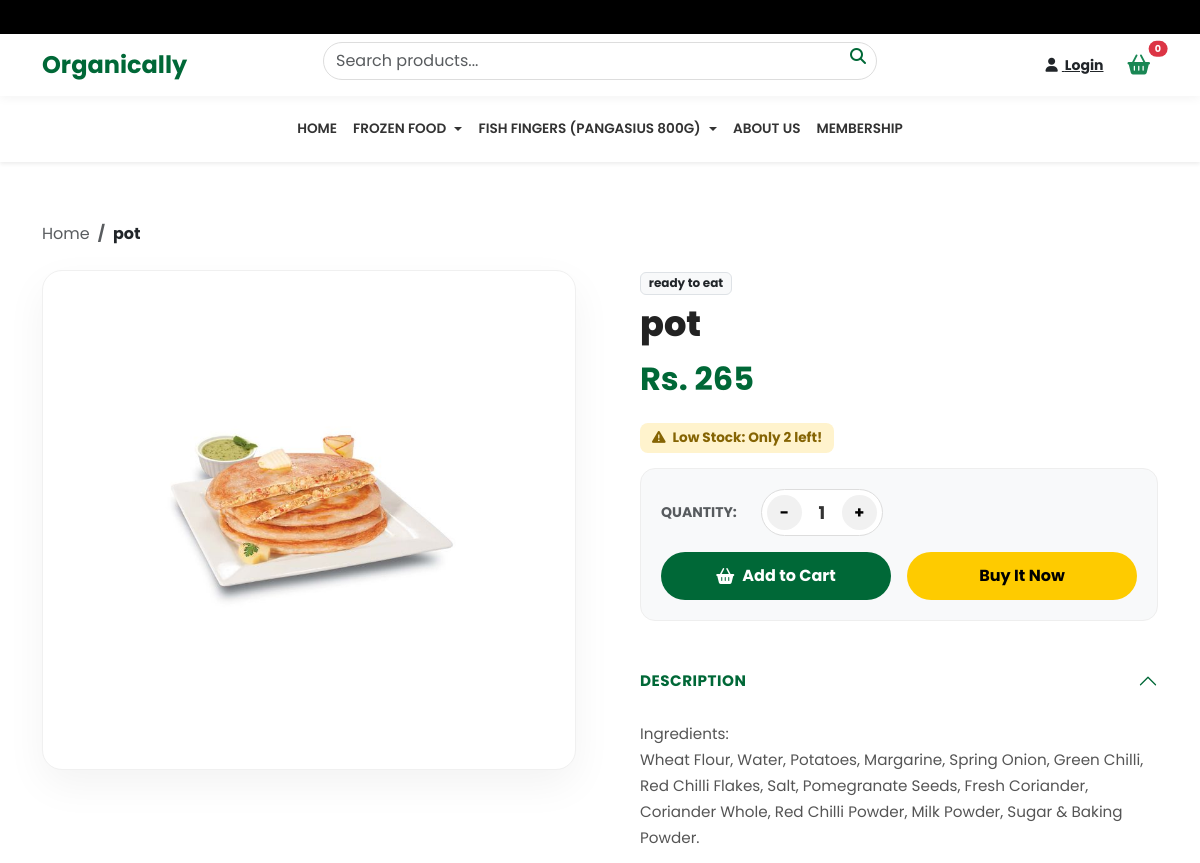
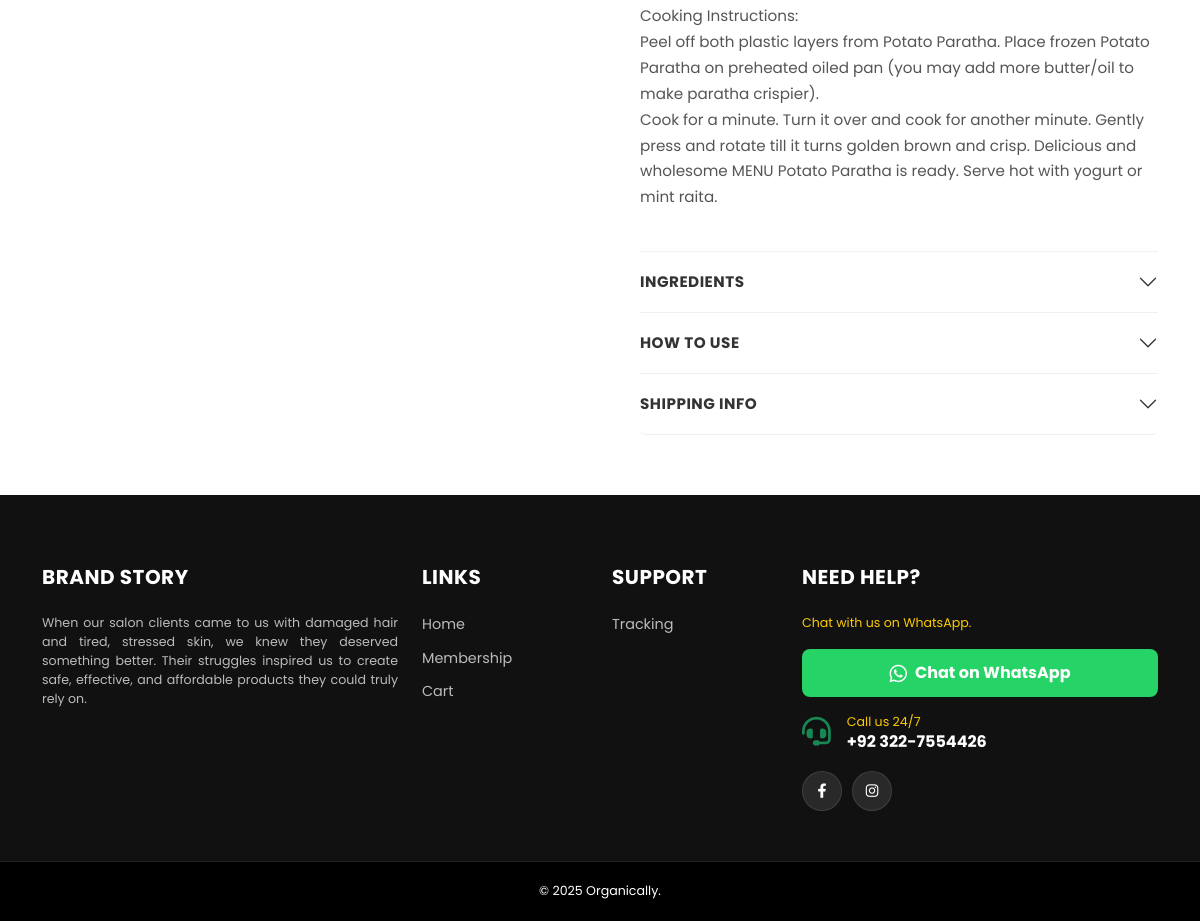
/product/1/, run on the app's committed database (2 pictures, top to bottom).
### store/models.py (models this page shows, shortened)
class Category(models.Model):
    name = models.CharField(max_length=100, unique=True)
    image = models.ImageField(upload_to='categories/', blank=True, null=True)
    parents = models.ManyToManyField('self', related_name='children', blank=True, symmetrical=False)
    class Meta: verbose_name_plural = "Categories"

class Product(models.Model):
    categories = models.ManyToManyField(Category, related_name='products')
    name = models.CharField(max_length=200)
    description = models.TextField(blank=True)
    ingredients = models.TextField(blank=True, help_text="Enter ingredients here. Press Enter for new lines.")
    how_to_use = models.TextField(blank=True, help_text="Usage instructions.")
    shipping_info = models.TextField(blank=True, default="Standard delivery charges apply. Delivery within 3-5 working days.")
    price = models.DecimalField(max_digits=10, decimal_places=2)
    image = models.ImageField(upload_to='products/')
    is_available = models.BooleanField(default=True)
    stock = models.PositiveIntegerField(default=0)
    discount_percentage = models.PositiveIntegerField(default=0, help_text="Discount in % (0-100)")
    discount_end_time = models.DateTimeField(null=True, blank=True)
    @property
    def category(self): return self.categories.first()
    def is_discount_active(self):
        return self.discount_percentage > 0 and self.discount_end_time and self.discount_end_time > timezone.now()

### store/views.py (the view)
# urls.py: path('product/<int:product_id>/', views.product_detail, name='product_detail'),
def product_detail(request, product_id):
    product = get_object_or_404(Product, id=product_id)
    return render(request, 'store/product_detail.html', {
        'product': product,
        'categories': Category.objects.all()
    })

### templates/store/product_detail.html (shortened to what this page needs)
{% extends 'store/base.html' %}
{% load static %}
{% block content %}
<div class="product-container">
    <div class="container">
        <nav aria-label="breadcrumb" class="mb-4">
            <ol class="breadcrumb">
                <li class="breadcrumb-item"><a href="{% url 'home' %}" class="text-decoration-none text-muted">Home</a></li>
                <li class="breadcrumb-item active text-dark fw-bold">{{ product.name }}</li>
            </ol>
        </nav>
        <div class="row g-5">
            <div class="col-lg-6">
                <div class="image-card" id="product-gallery">
                    {% if product.image %}
                        <img src="{{ product.image.url }}" alt="{{ product.name }}" class="product-img">
                    {% else %}
                        <img src="https://via.placeholder.com/600x600?text=No+Image" class="product-img">
                    {% endif %}
                </div>
            </div>
            <div class="col-lg-6">
                <div class="ps-lg-3">
                    <span class="badge bg-light text-dark border mb-2">{{ product.category.name }}</span>
                    <h1 class="product-title">{{ product.name }}</h1>
                    <div class="product-price" id="detail-price-box">
                        {% if product.stock > 0 and product.is_discount_active %}
                            <span class="old-price">Rs. {{ product.price|floatformat:0 }}</span>
                            <span class="current-price">Rs. {{ product.get_price|floatformat:0 }}</span>
                        {% else %}
                            <span class="current-price">Rs. {{ product.price|floatformat:0 }}</span>
                        {% endif %}
                    </div>
                    {% if product.stock > 10 %}
                        <span class="stock-status in-stock"><i class="fas fa-check-circle me-1"></i> Available: {{ product.stock }}</span>
                    {% elif product.stock > 0 %}
                        <span class="stock-status low-stock"><i class="fas fa-exclamation-triangle me-1"></i> Low Stock: Only {{ product.stock }} left!</span>
                    {% else %}
                        <span class="stock-status out-stock"><i class="fas fa-times-circle me-1"></i> Sold Out</span>
                    {% endif %}
                    <div class="action-wrapper">
                        <form id="cartForm" action="{% url 'add_to_cart' product.id %}" method="POST">
                            <div class="d-flex align-items-center flex-wrap gap-4 mb-3">
                                <label class="fw-bold text-muted small text-uppercase">Quantity:</label>
                                <div class="qty-input-group">
                                    <button type="button" class="qty-btn" onclick="updateQty(-1)">-</button>
                                    <input type="text" name="quantity" id="qtyInput" value="1" class="qty-display" readonly>
                                    <button type="button" class="qty-btn" onclick="updateQty(1)">+</button>
                                </div>
                            </div>
                            <div class="d-flex gap-3 btn-action-group" id="main-cart-buttons">
                                {% if product.stock > 0 %}
                                    <button type="button" id="static-add-cart-btn" onclick="handleCartAction(this, 'add_cart')" class="btn-cart">
                                        <i class="fas fa-shopping-basket"></i> Add to Cart
                                    </button>
                                    <button type="button" onclick="handleCartAction(this, 'buy_now')" class="btn-buy">
                                        Buy It Now
                                    </button>
                                {% else %}
                                    <button type="button" class="btn-cart" disabled style="background:#ccc; cursor: not-allowed;">Sold Out</button>
                                {% endif %}
                            </div>
                        </form>
                    </div>
                    <div class="accordion mt-4" id="productAccordion">
                        <div class="accordion-item">
                            <h2 class="accordion-header" id="headingDesc"><button class="accordion-button" type="button" data-bs-toggle="collapse" data-bs-target="#collapseDesc" aria-expanded="true">Description</button></h2>
                            <div id="collapseDesc" class="accordion-collapse collapse show" data-bs-parent="#productAccordion"><div class="accordion-body">{{ product.description|default:"No description available."|linebreaks }}</div></div>
                        </div>
                        <div class="accordion-item">
                            <h2 class="accordion-header" id="headingIngr"><button class="accordion-button collapsed" type="button" data-bs-toggle="collapse" data-bs-target="#collapseIngr" aria-expanded="false">Ingredients</button></h2>
                        </div>
                        <div class="accordion-item">
                            <h2 class="accordion-header" id="headingUse"><button class="accordion-button collapsed" type="button" data-bs-toggle="collapse" data-bs-target="#collapseUse" aria-expanded="false">How to Use</button></h2>
                        </div>
                        <div class="accordion-item">
                            <h2 class="accordion-header" id="headingShip"><button class="accordion-button collapsed" type="button" data-bs-toggle="collapse" data-bs-target="#collapseShip" aria-expanded="false">Shipping Info</button></h2>
                        </div>
                    </div>
                </div>
            </div>
        </div>
    </div>
</div>
{% endblock %}

### templates/store/base.html (shortened to what this page needs)
{% load static %}
<!DOCTYPE html>
<html lang="en">
<head>
    <link href="https://cdn.jsdelivr.net/npm/bootstrap@5.3.0/dist/css/bootstrap.min.css" rel="stylesheet">
    <link rel="stylesheet" href="https://cdnjs.cloudflare.com/ajax/libs/font-awesome/6.4.0/css/all.min.css">
    <link rel="stylesheet" href="https://cdnjs.cloudflare.com/ajax/libs/viewerjs/1.11.3/viewer.min.css">
</head>
<body>
    <div class="top-bar"><div class="marquee-text">Whatsapp us 24/7 at +92 322-7554426 | Free Delivery for Orders over 2500 </div></div>
    <div class="main-header sticky-top">
        <div class="container">
            <div class="row align-items-center g-2">
                <div class="col-6 col-lg-3 d-flex align-items-center">
                    <a href="{% url 'home' %}" class="text-decoration-none"><h4 class="m-0 fw-bold" style="color: var(--primary-green);">Organically</h4></a>
                </div>
                <div class="col-6 col-lg-3 text-end d-flex align-items-center justify-content-end order-lg-3 mobile-actions gap-3">
                    {% if user.is_authenticated %}
                        <div class="dropdown">
                            <a class="text-dark text-decoration-none small fw-bold dropdown-toggle d-flex align-items-center" href="#" data-bs-toggle="dropdown">
                                <i class="fas fa-user-circle fa-lg text-success me-1"></i>
                                <span class="d-none d-lg-inline">{{ user.username }}</span>
                            </a>
                            <ul class="dropdown-menu dropdown-menu-end shadow border-0" style="z-index: 1050;">
                                <li><span class="dropdown-item-text small text-muted">Hi, {{ user.username }}</span></li>
                                <li><hr class="dropdown-divider"></li>
                                <li><a class="dropdown-item small" href="{% url 'my_orders' %}">My Orders</a></li>
                                {% if user.is_superuser %}<li><a class="dropdown-item small text-primary" href="{% url 'admin_dashboard' %}">Admin Panel</a></li>{% endif %}
                                <li><a class="dropdown-item small text-danger" href="{% url 'logout' %}">Logout</a></li>
                            </ul>
                        </div>
                    {% else %}
                        <a href="{% url 'login' %}" class="text-dark small fw-bold"><i class="fas fa-user me-1"></i> Login</a>
                    {% endif %}
                    <a href="{% url 'cart_page' %}" class="btn btn-outline-success rounded-pill position-relative border-0 fw-bold p-1 px-2">
                        <i class="fas fa-shopping-basket fa-lg"></i>
                        <span id="cart-badge" class="position-absolute top-0 start-100 translate-middle badge rounded-pill bg-danger" style="font-size: 0.6rem;">{{ cart_item_count|default:"0" }}</span>
                    </a>
                </div>
                <div class="col-12 col-lg-6 order-lg-2 mt-2 mt-lg-0">
                    <form class="search-box d-flex position-relative" action="{% url 'search' %}" method="GET">
                        <input class="form-control search-input" type="search" name="q" placeholder="Search products..." value="{{ request.GET.q }}">
                        <button class="search-btn" type="submit"><i class="fas fa-search"></i></button>
                    </form>
                </div>
            </div>
        </div>
    </div>
    <nav class="navbar navbar-expand-lg navbar-custom shadow-sm bg-white d-none d-lg-block">
        <div class="container justify-content-center">
            <ul class="navbar-nav align-items-center">
                <li class="nav-item"><a class="nav-link" href="{% url 'home' %}">HOME</a></li>
                {% for cat in categories %}
                    {% if not cat.parents.exists %}
                        {% if cat.children.exists %}
                            <li class="nav-item dropdown">
                                <a class="nav-link dropdown-toggle" href="{% url 'category_view' cat.id %}" id="catDrop{{ cat.id }}" role="button" aria-expanded="false">
                                    {{ cat.name|upper }}
                                </a>
                            </li>
                        {% else %}
                            <li class="nav-item">
                                <a class="nav-link" href="{% url 'category_view' cat.id %}">{{ cat.name|upper }}</a>
                            </li>
                        {% endif %}
                    {% endif %}
                {% endfor %}
                <li class="nav-item"><a class="nav-link" href="{% url 'about' %}">ABOUT US</a></li>
                <li class="nav-item"><a class="nav-link" href="{% url 'membership' %}">MEMBERSHIP</a></li>
            </ul>
        </div>
    </nav>
    <div style="flex: 1;">{% block content %}{% endblock %}</div>
    <footer>
        <div class="container">
            <div class="row g-4">
                <div class="col-lg-4 col-md-6">
                    <h5 class="text-white">Brand Story</h5>
                    <p class="small mb-4" style="color: var(--accent-white); text-align: justify;">
                        When our salon clients came to us with damaged hair and tired, stressed skin, we knew they deserved something better.
                        Their struggles inspired us to create safe, effective, and affordable products they could truly rely on.
                    </p>
                </div>
                <div class="col-lg-2 col-md-6 col-6"><h5>Links</h5><ul><li><a href="{% url 'home' %}">Home</a></li><li><a href="{% url 'membership' %}">Membership</a></li><li><a href="{% url 'cart_page' %}">Cart</a></li></ul></div>
                <div class="col-lg-2 col-md-6 col-6"><h5>Support</h5><ul><li><a href="{% url 'my_orders' %}">Tracking</a></li></ul></div>
                <div class="col-lg-4 col-md-6">
                    <h5>Need Help?</h5>
                    <p class="small mb-3" style="color: var(--accent-yellow);">Chat with us on WhatsApp.</p>
                    <a href="https://wa.me/923227554426" target="_blank" class="btn w-100 mb-3 d-flex align-items-center justify-content-center" style="background-color: #25D366; color: white; font-weight: bold; border:none; padding: 12px; border-radius: 8px;"><i class="fab fa-whatsapp fa-lg me-2"></i> Chat on WhatsApp</a>
                    <div class="d-flex align-items-center mb-3"><i class="fas fa-headset fa-2x text-success me-3"></i><div><p class="mb-0 small" style="color: var(--accent-yellow);">Call us 24/7</p><h6 class="text-white fw-bold m-0">+92 322-7554426</h6></div></div>
                    <div class="footer-social"><a href="https://web.facebook.com/profile.php?id=61584493205748" target="_blank"><i class="fab fa-facebook-f"></i></a><a href="#" target="_blank"><i class="fab fa-instagram"></i></a></div>
                </div>
            </div>
        </div>
        <div class="footer-bottom"><div class="container text-center"><p class="mb-0 small text-white">&copy; 2025 Organically.</p></div></div>
    </footer>
</body>
</html>

### data on the page
Category: name "FROZEN FOOD"
Category: name "FISH FINGERS (PANGASIUS 800G)"
Product: name "pot", image (picture), category.name "ready to eat", price "265", stock "2", description "Ingredients: Wheat Flour, Water, Potatoes, Margarine, Spring Onion, Green Chilli, Red Chilli Flakes, Salt, Pomegranate Seeds, Fresh Coriander, Coriander Whole, Red Chilli Powder, Milk Powder, Sugar & Baking Powder. Cooking Instructions: Peel off both plastic layers from Potato Paratha. Place frozen Potato Paratha on preheated oiled pan (you may add more butter/oil to make paratha crispier). Cook for a minute. Turn it over and cook for another minute. Gently press and rotate till it turns golden brown and crisp. Delicious and wholesome MENU Potato Paratha is ready. Serve hot with yogurt or mint raita."

### other printed values
{{ cart_item_count|default:"0" }} "0"
